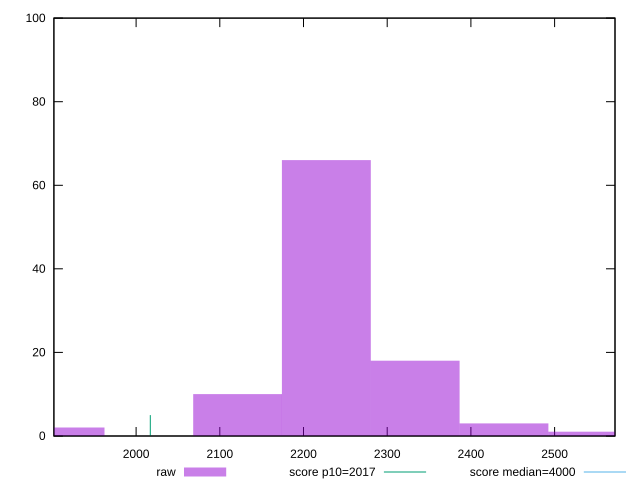

The script that saved this image:
reset

$raw <<EOF
1909.126474283703 2
2439.4393838069536 3
2227.3142199976533 66
2333.3768019023037 18
2121.2516380930033 10
2545.5019657116036 1
EOF

set key outside below
set boxwidth 106.06258190465016
set xrange [1901.8560000000002:2572.1599999999935]
set yrange [0:100]
set trange [0:100]
set style fill transparent solid 0.5 noborder

set parametric
set terminal svg size 640, 490 enhanced background rgb 'white'
set output "report_00007_2020-12-11T15:55:29.892Z/mainthread-work-breakdown/samples/pages/raw/histogram.svg"

plot $raw title "raw" with boxes, \
     2017,t title "score p10=2017", \
     4000,t title "score median=4000"

reset
